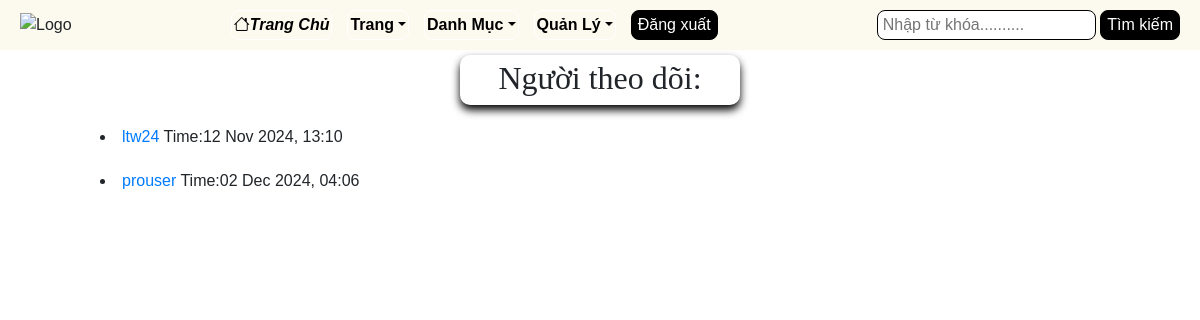
Page /follower_detail/3/ (signed in) on the committed database.
### api/models.py (models this page shows, shortened)
class Profile(models.Model):
    user = models.OneToOneField(User, on_delete=models.CASCADE)
    image = models.FileField(upload_to="image", default="default/default-user.jpg", null=True, blank=True)
    full_name = models.CharField(max_length=100, null=True, blank=True)
    bio = models.TextField(null=True, blank=True)
    about = models.TextField(null=True, blank=True)
    author = models.BooleanField(default=False)
    country = models.CharField(max_length=100, null=True, blank=True)
    facebook = models.CharField(max_length=100, null=True, blank=True)
    twitter = models.CharField(max_length=100, null=True, blank=True)
    date = models.DateTimeField(auto_now_add=True)
    followers = models.ManyToManyField('self', symmetrical=False, related_name='following', blank=True)

class User(AbstractUser):
    username = models.CharField(unique=True, max_length=100)
    email = models.EmailField(unique=True)
    full_name = models.CharField(max_length=100, null=True, blank=True)
    otp = models.CharField(max_length=100, null=True, blank=True)
    USERNAME_FIELD = 'email'
    REQUIRED_FIELDS = ['username']

### api/views.py (the view)
# urls.py: path('follower_detail/<int:id>/',api_views.follower_detail,name='follower_detail'),
@login_required
def follower_detail(request,id):
    profile = get_object_or_404(Profile, id=id)
    user_posts = Post.objects.filter(user=profile.user).order_by('-date')
    followers = profile.followers.all()
    following = profile.following.all()
    is_following = request.user.profile in profile.followers.all() if request.user.is_authenticated else False
    context = {
        'profile': profile,
        'user_posts': user_posts,
        'followers':followers,
        'following':following,
        'is_following':is_following,
    }
    return render(request,'follower_detail.html',context)

### api/templates/follower_detail.html (shortened to what this page needs)
{% extends "base.html" %}
{% load static %}
{% block content %}
<h2>Người theo dõi:</h2>
{% for follower in followers %}
    <div class='frame'>
        <li><a href="{% url 'user_profile' follower.id %}">{{ follower.user.username }}</a> Time:{{ follower.date|date:"d M Y, H:i" }}<br></span></li>
    </div>
{% endfor %}
{%endblock%}

### static/css/style.css (style rules this page uses)
body { font-family: Arial, sans-serif; margin: 0; padding: 0; }

### api/templates/base.html (style rules this page uses)
body { font-family:Montserat; margin:auto; background-color:rgb(193, 163, 98); }
li { border:1px white solid; padding:2px; border-radius:8px; justify-content:center; align-item:center; margin:auto; height:30px; }
li a { color:black; font-weight:bold; text-align:center; }

### rows in the picture
Profile: user.username "ltw24", date "12 Nov 2024, 13:10"
Profile: user.username "prouser", date "02 Dec 2024, 04:06"
